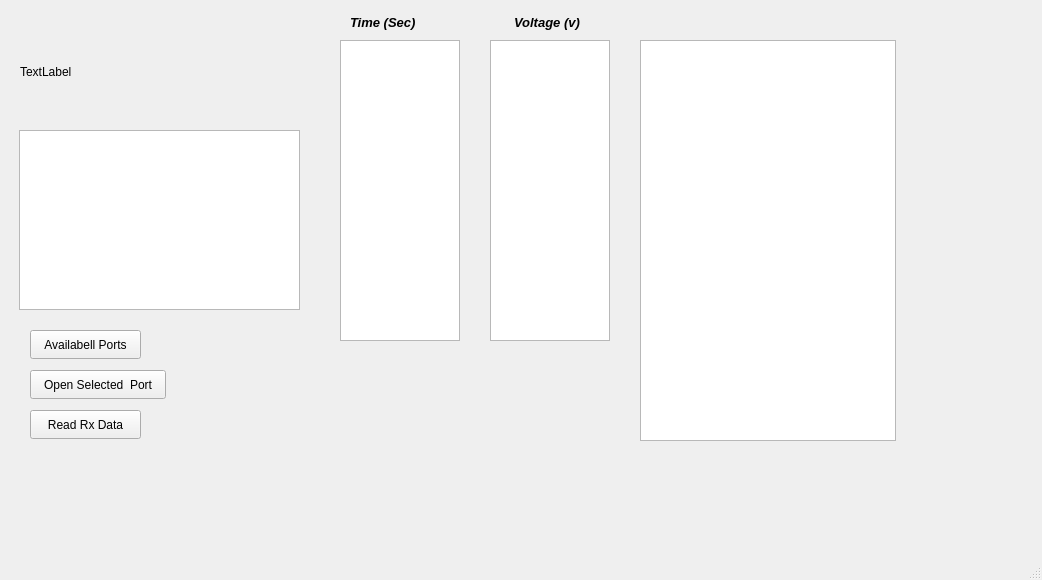
<?xml version="1.0" encoding="UTF-8"?>
<ui version="4.0">
 <class>MainWindow</class>
 <widget class="QMainWindow" name="MainWindow">
  <property name="geometry">
   <rect>
    <x>0</x>
    <y>0</y>
    <width>1042</width>
    <height>580</height>
   </rect>
  </property>
  <property name="windowTitle">
   <string>MainWindow</string>
  </property>
  <widget class="QWidget" name="centralwidget">
   <widget class="QLabel" name="label">
    <property name="geometry">
     <rect>
      <x>514</x>
      <y>14</y>
      <width>101</width>
      <height>17</height>
     </rect>
    </property>
    <property name="font">
     <font>
      <pointsize>10</pointsize>
      <weight>75</weight>
      <italic>true</italic>
      <bold>true</bold>
     </font>
    </property>
    <property name="text">
     <string>Voltage (v)</string>
    </property>
   </widget>
   <widget class="QLabel" name="label_2">
    <property name="geometry">
     <rect>
      <x>350</x>
      <y>14</y>
      <width>101</width>
      <height>17</height>
     </rect>
    </property>
    <property name="font">
     <font>
      <pointsize>10</pointsize>
      <weight>75</weight>
      <italic>true</italic>
      <bold>true</bold>
     </font>
    </property>
    <property name="text">
     <string>Time (Sec)</string>
    </property>
   </widget>
   <widget class="QPushButton" name="get_Sys_portsBtn">
    <property name="geometry">
     <rect>
      <x>30</x>
      <y>330</y>
      <width>111</width>
      <height>29</height>
     </rect>
    </property>
    <property name="sizePolicy">
     <sizepolicy hsizetype="MinimumExpanding" vsizetype="Fixed">
      <horstretch>0</horstretch>
      <verstretch>0</verstretch>
     </sizepolicy>
    </property>
    <property name="text">
     <string>Availabell Ports</string>
    </property>
   </widget>
   <widget class="QPushButton" name="read_Rx_Data_Btn">
    <property name="geometry">
     <rect>
      <x>30</x>
      <y>410</y>
      <width>111</width>
      <height>29</height>
     </rect>
    </property>
    <property name="sizePolicy">
     <sizepolicy hsizetype="MinimumExpanding" vsizetype="Fixed">
      <horstretch>0</horstretch>
      <verstretch>0</verstretch>
     </sizepolicy>
    </property>
    <property name="text">
     <string>Read Rx Data</string>
    </property>
   </widget>
   <widget class="QPushButton" name="select_Port_Btn">
    <property name="geometry">
     <rect>
      <x>30</x>
      <y>370</y>
      <width>136</width>
      <height>29</height>
     </rect>
    </property>
    <property name="sizePolicy">
     <sizepolicy hsizetype="MinimumExpanding" vsizetype="Fixed">
      <horstretch>0</horstretch>
      <verstretch>0</verstretch>
     </sizepolicy>
    </property>
    <property name="text">
     <string>Open Selected  Port</string>
    </property>
   </widget>
   <widget class="QListWidget" name="time_LstVu">
    <property name="geometry">
     <rect>
      <x>340</x>
      <y>40</y>
      <width>120</width>
      <height>301</height>
     </rect>
    </property>
   </widget>
   <widget class="QListWidget" name="volt_LstVu">
    <property name="geometry">
     <rect>
      <x>490</x>
      <y>40</y>
      <width>120</width>
      <height>301</height>
     </rect>
    </property>
   </widget>
   <widget class="QListWidget" name="ser_ports_LstVu">
    <property name="geometry">
     <rect>
      <x>19</x>
      <y>130</y>
      <width>281</width>
      <height>180</height>
     </rect>
    </property>
   </widget>
   <widget class="QLabel" name="ser_Port_Info_LabCrl">
    <property name="geometry">
     <rect>
      <x>20</x>
      <y>36</y>
      <width>281</width>
      <height>71</height>
     </rect>
    </property>
    <property name="text">
     <string>TextLabel</string>
    </property>
   </widget>
   <widget class="QTableWidget" name="volt_time_Tabel">
    <property name="geometry">
     <rect>
      <x>640</x>
      <y>40</y>
      <width>256</width>
      <height>401</height>
     </rect>
    </property>
   </widget>
  </widget>
  <widget class="QMenuBar" name="menubar">
   <property name="geometry">
    <rect>
     <x>0</x>
     <y>0</y>
     <width>1042</width>
     <height>27</height>
    </rect>
   </property>
  </widget>
  <widget class="QStatusBar" name="statusbar"/>
 </widget>
 <resources/>
 <connections/>
</ui>
